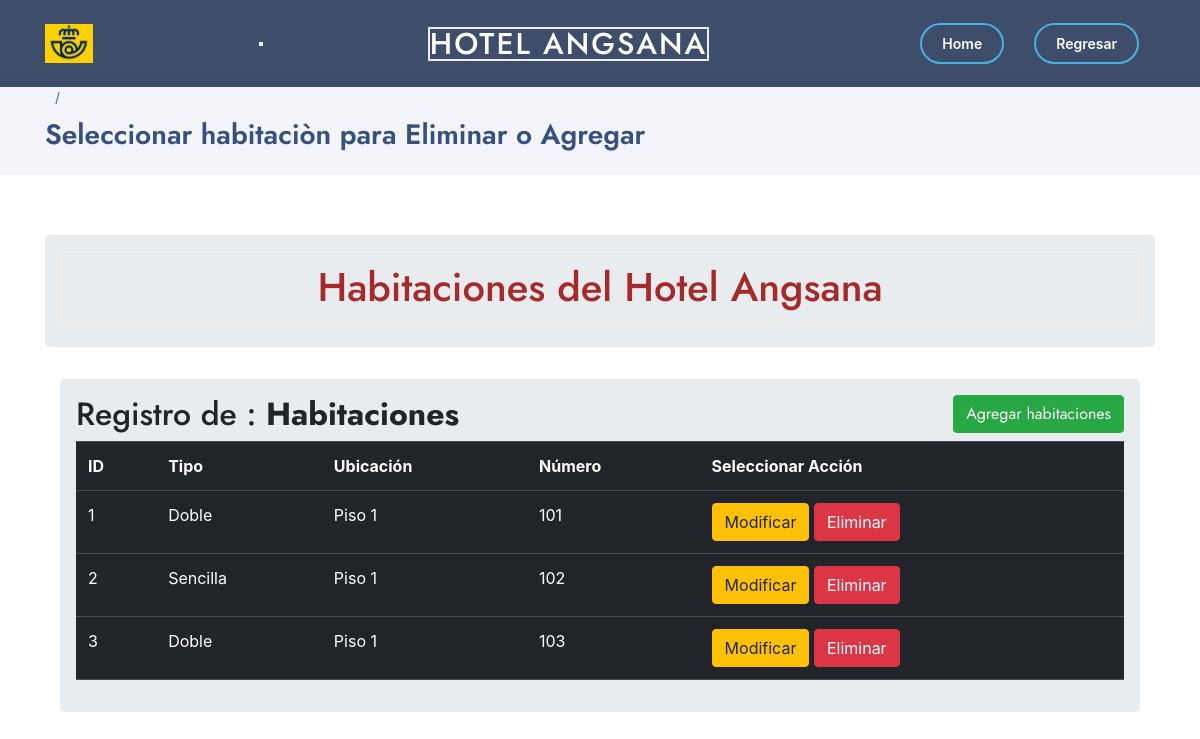
Screenshot of /rooms with the database file from the repository.
### app.py (models this page shows, shortened)
class Data(db.Model):
    __tablename__ = 'rooms'
    id = db.Column(db.Integer, primary_key=True)
    tipo = db.Column(db.String(20))
    piso = db.Column(db.String(20))
    numero = db.Column(db.String(4))

### app.py (the view)
@app.route('/rooms', methods=['GET', 'POST'])
def rooms():
    all_data = Data.query.all()
    return render_template("rooms/index1.html", xrooms=all_data)

### templates/rooms/index1.html (shortened to what this page needs)
<!DOCTYPE html>
<html lang="en">
<head>
  <link href="static/vendor/aos/aos.css" rel="stylesheet">
  <link href="static/vendor/bootstrap/css/bootstrap.min.css" rel="stylesheet">
  <link href="static/vendor/bootstrap-icons/bootstrap-icons.css" rel="stylesheet">
  <link href="static/vendor/boxicons/css/boxicons.min.css" rel="stylesheet">
  <link href="static/vendor/glightbox/css/glightbox.min.css" rel="stylesheet">
  <link href="static/vendor/remixicon/remixicon.css" rel="stylesheet">
  <link href="static/vendor/swiper/swiper-bundle.min.css" rel="stylesheet">
 <link rel="stylesheet" href="{{url_for('static', filename='style.css')}}">
<body>
  <header id="header" class="fixed-top header-inner-pages">
    <div class="container d-flex align-items-center">
      <a href="index.html" class="logo me-auto"><img src="static/img/logo.png "  alt="" class="img-fluid"></a>
      <h1 class="logo me-auto"><a href="login">  <space> </a></h1>
      <h1 class="logo me-auto"><a href="login"> Hotel Angsana</a></h1>
      <nav id="navbar" class="navbar">
        <ul>
          <li><a class="getstarted scrollto" href="/">Home</a></li>
          <li><a class="getstarted scrollto" href="control">Regresar</a></li>
        </ul>
      </nav>
    </div>
  </header>
  <main id="main">
    <section id="breadcrumbs" class="breadcrumbs">
      <div class="container">
        <ol>
          <li>   </li>
        </ol>
        <h2> Seleccionar habitaciòn para Eliminar o Agregar </h2>
      </div>
    </section>
    <section class="inner-page">
      <div class="container">
      {% extends 'rooms/base1.html' %}

### templates/rooms/index1_rooms.html (shortened to what this page needs)
{% extends 'rooms/base1.html' %}
{% block body %}
<div class="container">
    <div class="row">
        <div class="col md-12">
            <div class="jumbotron p-3">
                <h2>Registro de : <b>Habitaciones </b>  <button type="button"  class="btn btn-success float-right"
                data-toggle="modal" data-target="#mymodal">Agregar habitaciones</button> </h2>
                <table class="table table-hover table-dark">
                    <tr>
                        <th>ID</th>
                        <th>Tipo</th>
                        <th>Ubicación</th>
                        <th>Número</th>
                        <th>Seleccionar Acción</th>
                    </tr>
                   {% for row in xrooms %}
                    <tr>
                        <td>{{row.id}}</td>
                        <td>{{row.tipo}}</td>
                        <td>{{row.piso}}</td>
                        <td>{{row.numero}}</td>
                        <td>
                            <a href="/update1/{{row.id}}" class="btn btn-warning btn-xs" data-toggle="modal" data-target="#modaledit{{row.id}}">Modificar</a>
                            <a href="/delete1/{{row.id}}" class="btn btn-danger btn-xs" onclick="return confirm('Està seguro de querer eliminarla?')">Eliminar</a>
                        </td>
                    </tr>
                    {% endfor %}
                </table>
            </div>
        </div>
    </div>
</div>
{% endblock %}

### static/css/style.css (style rules this page uses)
h1 { border: 2px #eee solid; color: brown; text-align: center; padding: 10px; }

### templates/rooms/index1.html (style rules this page uses)
body { font-family: "Open Sans", sans-serif; color: #444444; }
a { color: #47b2e4; text-decoration: none; }
h1, h2, h3, h4, h5, h6 { font-family: "Jost", sans-serif; }
#header { transition: all 0.5s; z-index: 997; padding: 15px 0; }
#header.header-scrolled, #header.header-inner-pages { background: rgba(40, 58, 90, 0.9); }
#header .logo { font-size: 30px; margin: 0; padding: 0; line-height: 1; font-weight: 500; letter-spacing: 2px; text-transform: uppercase; }
#header .logo a { color: #fff; }
#header .logo img { max-height: 40px; }
.navbar { padding: 0; }
.navbar ul { margin: 0; padding: 0; display: flex; list-style: none; align-items: center; }
.navbar li { position: relative; }
.navbar a, .navbar a:focus { display: flex; align-items: center; justify-content: space-between; padding: 10px 0 10px 30px; font-size: 15px; font-weight: 500; color: #fff; white-space: nowrap; transition: 0.3s; }
.navbar .getstarted { padding: 8px 20px; margin-left: 30px; border-radius: 50px; color: #fff; font-size: 14px; border: 2px solid #47b2e4; font-weight: 600; }
section { padding: 60px 0; overflow: hidden; }
.breadcrumbs { padding: 15px 0; background: #f3f5fa; min-height: 40px; margin-top: 72px; }
.breadcrumbs h2 { font-size: 28px; font-weight: 600; color: #37517e; }
.breadcrumbs ol { display: flex; flex-wrap: wrap; list-style: none; padding: 0 0 10px 0; margin: 0; font-size: 14px; }
.breadcrumbs ol li + li { padding-left: 10px; }
.breadcrumbs ol li + li::before { display: inline-block; padding-right: 10px; color: #4668a2; content: "/"; }

### rows the page displays
Data: id "1", tipo "Doble", piso "Piso 1", numero "101"
Data: id "2", tipo "Sencilla", piso "Piso 1", numero "102"
Data: id "3", tipo "Doble", piso "Piso 1", numero "103"
